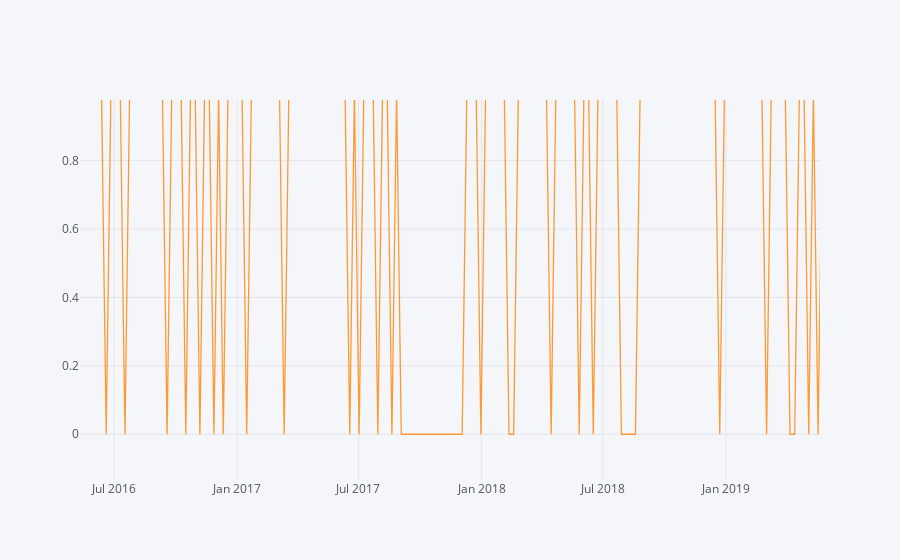

The notebook cell saved with this chart:
### Markdown cell above
- Largest missing data gap between September and December 2017
- A smaller gap between the end of July and the end of August 2018 while I prepping to go abroad in Argentina for the Y20

### Code cell
readings.iplot()

### Figure 1 — Plotly figure (JSON) as saved in the notebook; plotly's stock layout.template omitted (floating-point values rounded to 4 significant figures; data arrays with more than 128 entries replaced by an {"elided": "..."} marker saying what was removed)
{"data": [{"line": {"color": "rgba(255, 153, 51, 1.0)", "dash": "solid", "shape": "linear", "width": 1.3}, "mode": "lines", "name": "weight", "text": "", "type": "scatter", "uid": "e2667af3-90c3-4a6a-9d47-53a6f78ad78c", "x": {"elided": "159 str values"}, "y": {"elided": "159 int values"}}], "layout": {"autosize": true, "legend": {"bgcolor": "#F5F6F9", "font": {"color": "#4D5663"}}, "paper_bgcolor": "#F5F6F9", "plot_bgcolor": "#F5F6F9", "title": {"font": {"color": "#4D5663"}}, "xaxis": {"autorange": false, "gridcolor": "#E1E5ED", "range": ["2016-05-10 20:02:27.4403", "2019-05-21 20:02:27.4403"], "showgrid": true, "tickfont": {"color": "#4D5663"}, "title": {"font": {"color": "#4D5663"}, "text": ""}, "type": "date", "zerolinecolor": "#E1E5ED"}, "yaxis": {"autorange": false, "gridcolor": "#E1E5ED", "range": [-0.1337, 0.9774], "showgrid": true, "tickfont": {"color": "#4D5663"}, "title": {"font": {"color": "#4D5663"}, "text": ""}, "type": "linear", "zerolinecolor": "#E1E5ED"}}}
